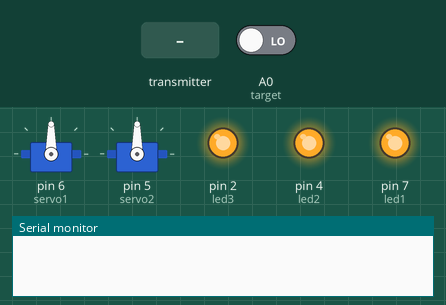
Simulated run of this sketch. Board: Arduino Uno, built with avr-gcc and run on an emulated ATmega328P. Parts: 2 × servo, output pins drawn as LEDs (lit = HIGH), the last lines printed to the serial monitor. The inputs (shaded band) are chosen by the test bench; at power-on: A0 (target) LOW. No radio packets arrive unless stated.

Above: at 1.2 s.
1.3 s: the transmitter starts sending transmit.0 = 0
At 1.6 s:
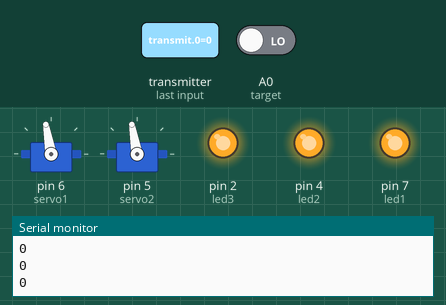
2.8 s: the transmitter starts sending transmit.2 = 256
At 3.9 s:
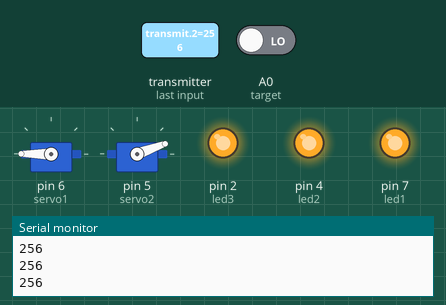
4.3 s: A0 (target) driven HIGH
At 5.3 s:
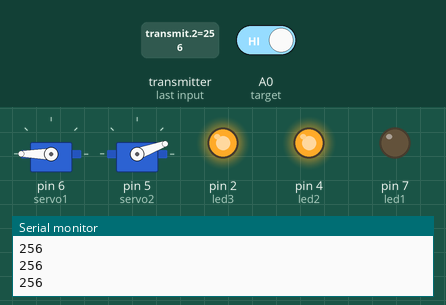
7.3 s: the transmitter starts sending transmit.2 = 0
At 9.3 s:
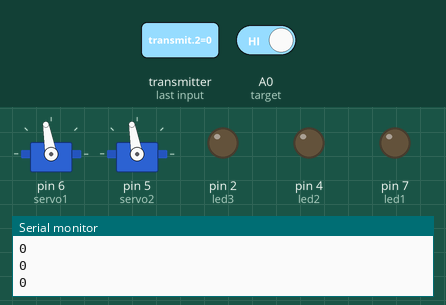
Timing chart, 0 to 10.7 s (numbered marks = the images above; inputs shaded):
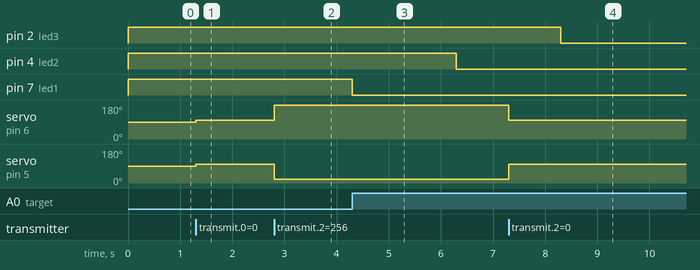

Measured:
- after the input at 1.3 s, servo on pin 6 (servo1), servo on pin 5 (servo2): 90° → 100° at once
- after the input at 2.8 s, servo on pin 6 (servo1): 100° → 180° at once; servo on pin 5 (servo2): 100° → 20° at once
- after the input at 4.3 s, pin 4 (led2): HIGH → LOW after 2.0 s; pin 7 (led1): HIGH → LOW at once
- after the input at 7.3 s, servo on pin 6 (servo1): 180° → 100° at once; servo on pin 5 (servo2): 20° → 100° at once

The sketch:

bot_2.ino
```cpp
/*
 * Code to control RC bot
 * By: Aryton Hoi and Mitchell Martin
 */
#include <Servo.h>
#include <SPI.h>
#include <RF24.h>
#include <nRF24L01.h>

//Set up NRF
RF24 radio(8,9); // CE, CSN
const byte address[6] = "00001";

//Create servo object
Servo servo1;   //right servo
Servo servo2;   //left servo

//Setup lives variables
const int deathTimer = 2000;
int timeOfDeath = 0;
int currentTime = 0;
const int target = A0;
int targetState;
int lives = 3;

//Setup lives LED indicators
const int led1 = 7;
const int led2 = 4;
const int led3 = 2;

void setup()
{
  Serial.begin(9600);

  //Begin wireless communication
  radio.begin();
  radio.openReadingPipe(0, address);
  radio.setPALevel(RF24_PA_MIN);
  //Set NRF as receiver
  radio.startListening();

  //Attach servo1 to pin 6
  servo1.attach(6);
  servo2.attach(5);

  //Setup target button
  pinMode(target, INPUT);
  //Setup lives LED pins
  pinMode(led1, OUTPUT);
  pinMode(led2, OUTPUT);
  pinMode(led3, OUTPUT);
  //Turn lives LEDs on (3 lives)
  digitalWrite(led1, HIGH);
  digitalWrite(led2, HIGH);
  digitalWrite(led3, HIGH);
}

void loop(){
  while(lives > 0){
    if(timeOfDeath==0||(timeOfDeath + 2000 <= millis())){
      targetState = digitalRead(target);
      if(targetState == 1){
        lives--;
        timeOfDeath = millis();
      }
    }
    if(lives == 2){
      digitalWrite(led1, LOW);
    }
    if(lives == 1){
      digitalWrite(led2, LOW);
    }
    if(lives == 0){
      digitalWrite(led3, LOW);
    }
    if(radio.available())
    {
      //Receive transmission
      int transmit[3];
      radio.read(&transmit, sizeof(transmit));
      Serial.println(transmit[2]);

      //right servo control
      if(transmit[2]==0){
        servo1.write(100);
      }else{
        servo1.write(190);
      }
      //left servo control
      if(transmit[2]==0){
        servo2.write(100);
      }else{
        servo2.write(20);
      }
      delay(15);
    }
  }
}
```
